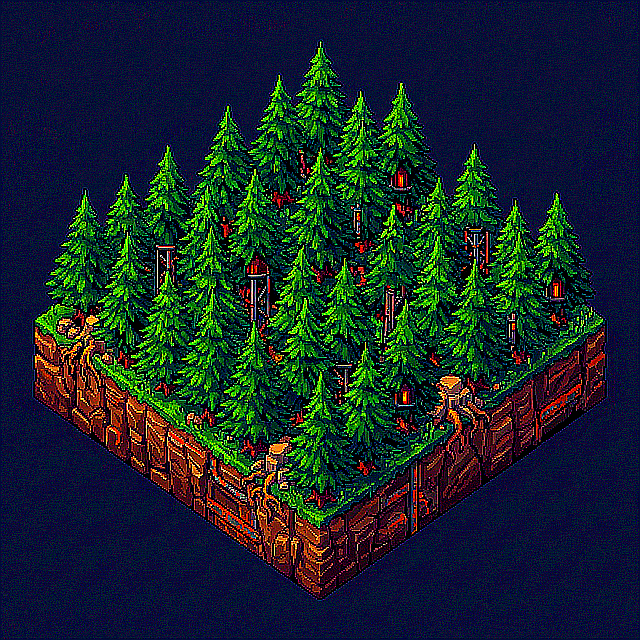
#> input picture game/public/assets/tiles/forest.png, 640 x 640 px; its folder holds only this picture in this run
$ python enhance_assets.py
#> lines starting #> are read from the running program, lines starting #| are printed output that depends on the picture
import os
import glob
from PIL import Image, ImageEnhance, ImageFilter

input_dirs = [
    '/Users/apple/Desktop/Railway Game/iron-dominion-mobile/game/public/assets/tiles/',
    '/Users/apple/Desktop/Railway Game/iron-dominion-mobile/game/public/assets/entities/'
]

def process_image(img_path):
#> called with img_path = 'game/public/assets/tiles/forest.png'
    try:
        img = Image.open(img_path).convert('RGBA')
#> img is the input picture: PIL image 640x640 RGBA; mean R, G, B, A 23.9, 37.9, 43.3, 255

        # 1. Enhance Color (Vibrancy)
        enhancer = ImageEnhance.Color(img)
        img = enhancer.enhance(1.4)  # 40% more vibrant

        # 2. Enhance Contrast
        enhancer = ImageEnhance.Contrast(img)
        img = enhancer.enhance(1.2)  # 20% more contrast
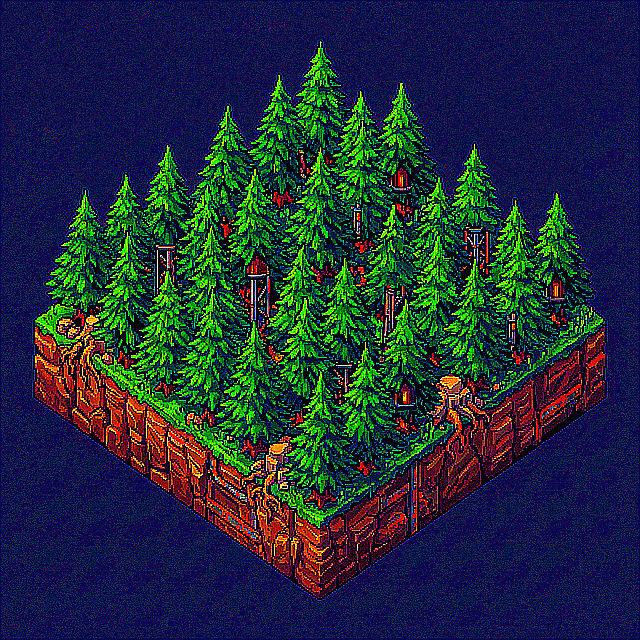
#> img: PIL image 640x640 RGBA; mean R, G, B, A 25.3, 41.8, 55.2, 255

        # 3. Slight sharpening for details
        img = img.filter(ImageFilter.SHARPEN)
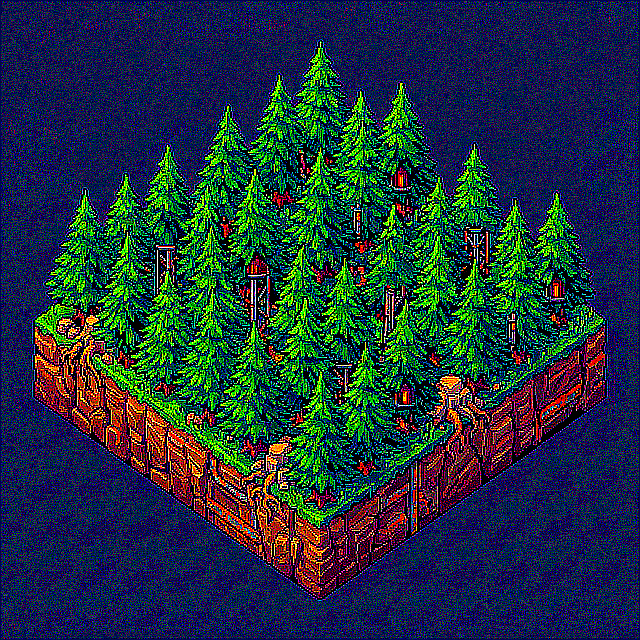
#> img: PIL image 640x640 RGBA; mean R, G, B, A 32.4, 50.2, 63, 255

        # 4. Warm Tone grading (subtly yellow/orange for steampunk feel)
        # We only apply color grading to non-transparent pixels
        datas = img.getdata()
        newData = []
        for item in datas:
            # item is (R, G, B, A)
            if item[3] > 0:
                r = min(255, int(item[0] * 1.05)) # Boost red slightly
                g = min(255, int(item[1] * 1.02)) # Boost green slightly
                b = int(item[2] * 0.95)           # Reduce blue slightly
                newData.append((r, g, b, item[3]))
            else:
                newData.append(item)
#> this loop made 409600 passes
#> (item, r, g, b) on passes 1 to 12: ((0, 5, 74, 255), 0, 5, 70), ((0, 5, 78, 255), 0, 5, 74), ((0, 0, 90, 255), 0, 0, 85), ((0, 5, 81, 255), 0, 5, 76), ((0, 1, 74, 255), 0, 1, 70), ((0, 5, 78, 255), 0, 5, 74), ((0, 12, 76, 255), 0, 12, 72), ((0, 1, 79, 255), 0, 1, 75), ((0, 12, 74, 255), 0, 12, 70), ((0, 14, 78, 255), 0, 14, 74), ((0, 4, 79, 255), 0, 4, 75), ((0, 5, 81, 255), 0, 5, 76)
#> (r, g, b) on passes 61 to 66: (0, 12, 66), (0, 1, 75), (0, 0, 76), (0, 5, 70), (0, 0, 76), (0, 1, 77)
#> after the loop, newData = 409600 items
        img.putdata(newData)

        # Save back to the same file
        img.save(img_path, 'PNG')
        print(f"Enhanced {os.path.basename(img_path)}")
        return True
    except Exception as e:
        print(f"Failed to enhance {os.path.basename(img_path)}: {e}")
        return False

total_processed = 0
for d in input_dirs:
    for f in glob.glob(os.path.join(d, '*.png')):
        # Skip icon files or UI files if any accidentally mixed in
        if 'icon_' not in f:
            if process_image(f):
                total_processed += 1

print(f"Successfully enhanced {total_processed} files.")
